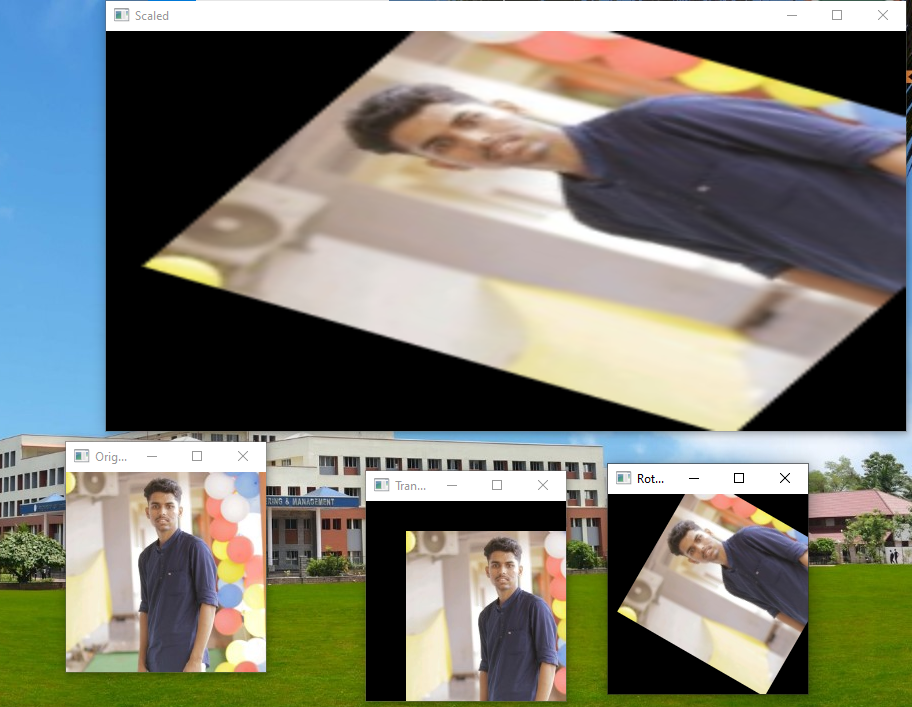
#> input picture image.png, 912 x 707 px
$ python 2.py
#> lines starting #> are read from the running program, lines starting #| are printed output that depends on the picture
#> the answer given: image.png
import cv2
import numpy as np

def load_image(path):
#> called with path = 'image.png'
    image = cv2.imread(path)
#> image is the input picture: shape (707, 912, 3); mean B, G, R 113.5, 123.5, 122.5
#> the answer given: 3
#> the answer given: 3
#> the answer given: 3
#> the answer given: 3
#> the answer given: 3
    if image is None:
        print("Error: Could not load image")
        exit()
    return image

def translate_image(image, tx, ty):
#> called with tx = 3, ty = 3
    rows, cols = image.shape[:2]
#> rows = 707; cols = 912
    translation_matrix = np.float32([[1, 0, tx], [0, 1, ty]])
    translated_image = cv2.warpAffine(image, translation_matrix, (cols, rows))
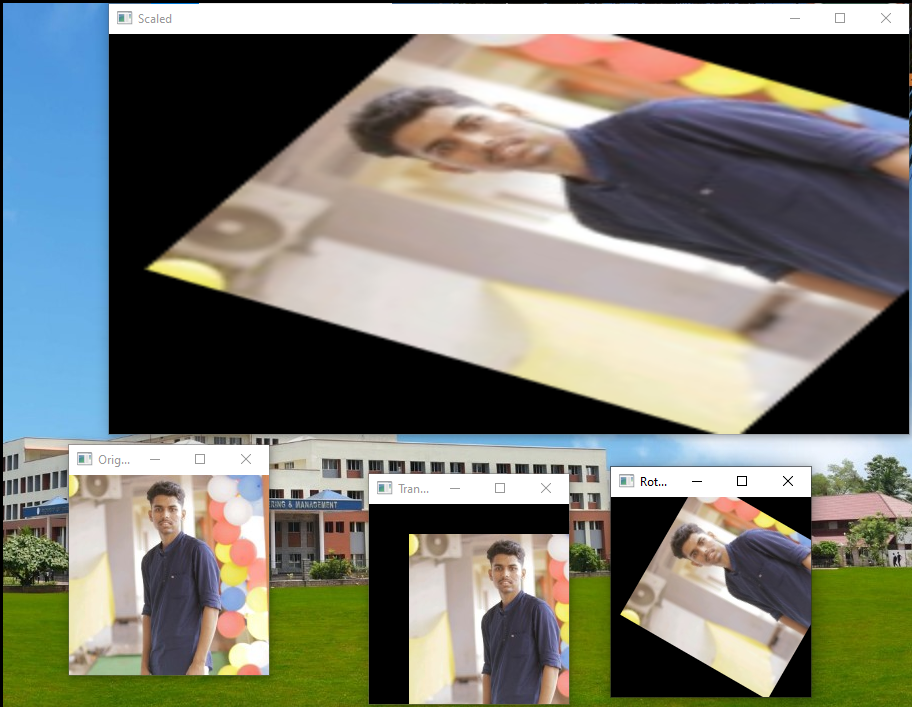
#> translated_image: shape (707, 912, 3); mean B, G, R 113.1, 122.6, 121.9
    return translated_image

def rotate_image(image, angle, scale=1.0):
#> called with angle = 3, scale = 1
    rows, cols = image.shape[:2]
#> rows = 707; cols = 912
    center = (cols / 2, rows / 2)
#> center = (456, 353.5)
    rotation_matrix = cv2.getRotationMatrix2D(center, angle, scale)
    rotated_image = cv2.warpAffine(image, rotation_matrix, (cols, rows))
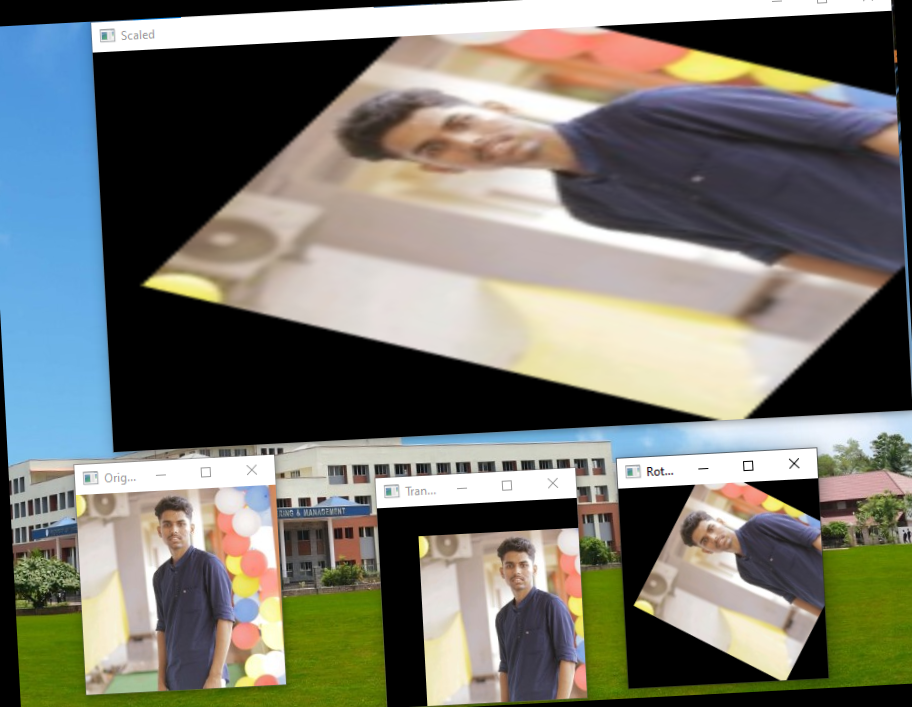
#> rotated_image: shape (707, 912, 3); mean B, G, R 110.6, 119.2, 118.9
    return rotated_image

def scale_image(image, scale_x, scale_y):
#> called with scale_x = 3, scale_y = 3
    new_width = int(image.shape[1] * scale_x)
#> new_width = 2736
    new_height = int(image.shape[0] * scale_y)
#> new_height = 2121
    scaled_image = cv2.resize(image, (new_width, new_height))
    return scaled_image

def main():
    image_path = input("Enter the image path: ")
    image = load_image(image_path)

    tx = int(input("Enter translation in x direction: "))
    ty = int(input("Enter translation in y direction: "))
    angle = float(input("Enter the rotation angle: "))
    scale_x = float(input("Enter the scale in x direction: "))
    scale_y = float(input("Enter the scale in y direction: "))

    translated_image = translate_image(image, tx, ty)
    rotated_image = rotate_image(translated_image, angle)
    scaled_image = scale_image(rotated_image, scale_x, scale_y)

    cv2.imshow("Original", image)
    cv2.imshow("Translated", translated_image)
    cv2.imshow("Rotated", rotated_image)
    cv2.imshow("Scaled", scaled_image)

#> (the run stopped early here; a loop or call above may not have finished)
